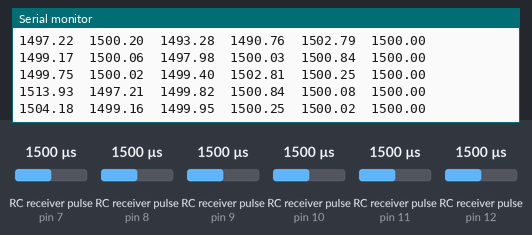
The sketch below on a simulated Arduino Uno, built with avr-gcc and run on an emulated ATmega328P. Parts: the last lines printed to the serial monitor. Wiring (inferred from the names in the program): 6 × RC receiver channel: data pin 7 / data pin 8 / data pin 9 / data pin 10 / data pin 11 / data pin 12. Inputs (shaded band) come from the test bench; at power-on: RC receiver pulse (sensors on pin 7, pin 8, pin 9, pin 10, pin 11, pin 12) 1500 µs.

Above: at 1.2 s.
1.3 s: RC receiver pulse (sensor on pin 7) set to 1020 µs
At 1.31 s:
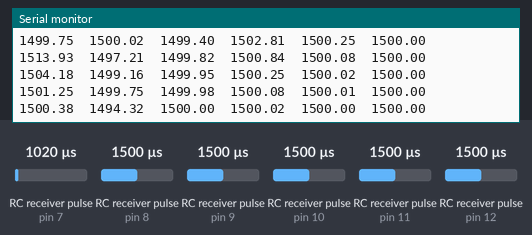
2.8 s: RC receiver pulse (sensor on pin 8) set to 1020 µs
At 2.82 s:
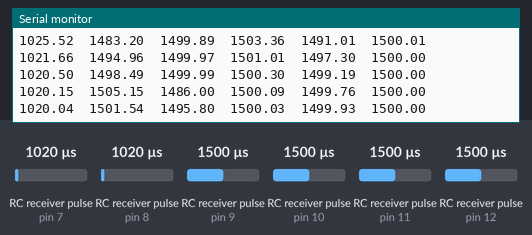
4.3 s: RC receiver pulse (sensor on pin 9) set to 1020 µs
At 4.34 s:
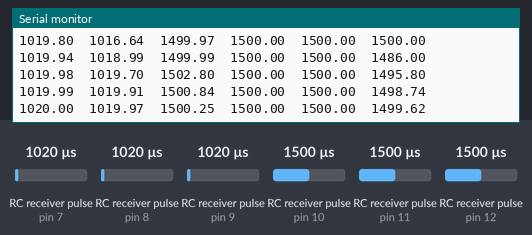
7.3 s: RC receiver pulse (sensor on pin 10) set to 1020 µs
At 7.31 s:
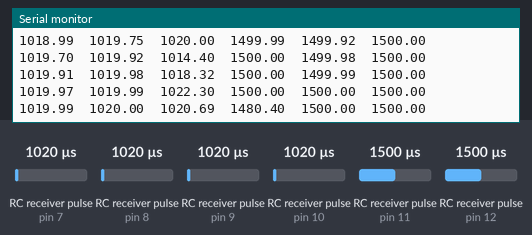
8.8 s: RC receiver pulse (sensor on pin 11) set to 1020 µs
At 8.82 s:
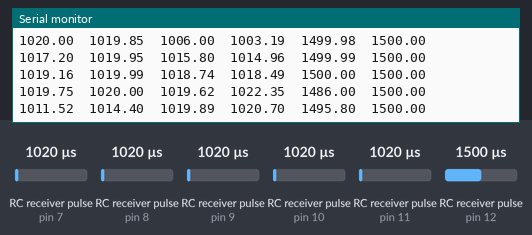
10.3 s: RC receiver pulse (sensor on pin 12) set to 1020 µs
At 10.34 s:
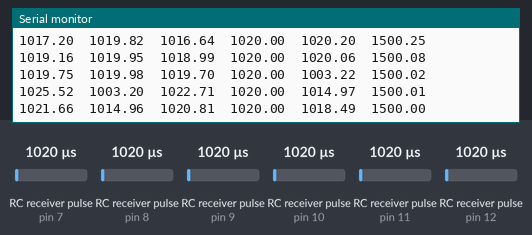
Timing chart, 0 to 12.8 s (numbered marks = the images above; inputs shaded):
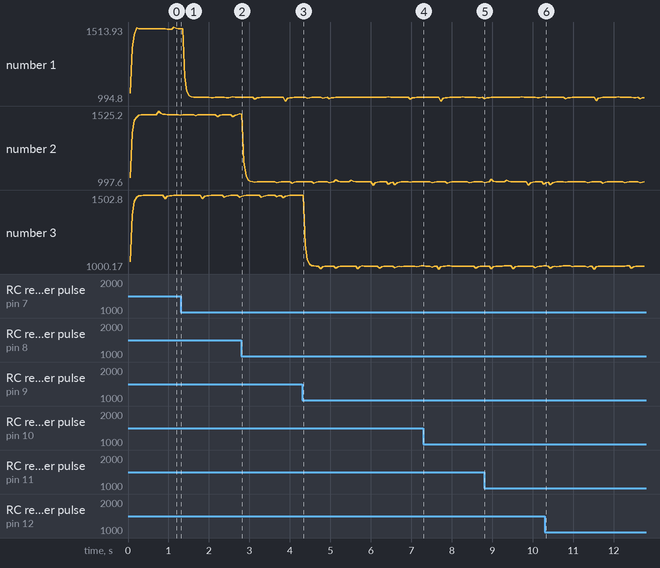

The sketch:

rf_receiver.ino
```cpp
#include "PinChangeInterrupt.h"

#define CH1_PIN 7
#define CH2_PIN 8
#define CH3_PIN 9
#define CH4_PIN 10
#define CH5_PIN 11
#define CH6_PIN 12

float k = 0.7;
float vals[6] = {0, 0, 0, 0, 0, 0};
unsigned long start_times[6] = {0, 0, 0, 0, 0, 0};
bool new_signal[6] = {false, false, false, false, false, false};

void ch1_callback(void) {
  int ind = 0;
  int PIN = CH1_PIN;

  if(digitalRead(PIN) == HIGH)
  {
    start_times[ind] = micros();
  }
  else
  {
    if(start_times[ind] && (new_signal[ind] == false))
    {
      int new_val = (int)(micros() - start_times[ind]);
      vals[ind] = vals[ind] + k * (new_val - vals[ind]);
      new_signal[ind] = true;
    }
  }
}

void ch2_callback(void) {
  int ind = 1;
  int PIN = CH2_PIN;

  if(digitalRead(PIN) == HIGH)
  {
    start_times[ind] = micros();
  }
  else
  {
    if(start_times[ind] && (new_signal[ind] == false))
    {
      int new_val = (int)(micros() - start_times[ind]);
      vals[ind] = vals[ind] + k * (new_val - vals[ind]);
      new_signal[ind] = true;
    }
  }
}

void ch3_callback(void) {
  int ind = 2;
  int PIN = CH3_PIN;

  if(digitalRead(PIN) == HIGH)
  {
    start_times[ind] = micros();
  }
  else
  {
    if(start_times[ind] && (new_signal[ind] == false))
    {
      int new_val = (int)(micros() - start_times[ind]);
      vals[ind] = vals[ind] + k * (new_val - vals[ind]);
      new_signal[ind] = true;
    }
  }
}

void ch4_callback(void) {
  int ind = 3;
  int PIN = CH4_PIN;

  if(digitalRead(PIN) == HIGH)
  {
    start_times[ind] = micros();
  }
  else
  {
    if(start_times[ind] && (new_signal[ind] == false))
    {
      int new_val = (int)(micros() - start_times[ind]);
      vals[ind] = vals[ind] + k * (new_val - vals[ind]);
      new_signal[ind] = true;
    }
  }
}

void ch5_callback(void) {
  int ind = 4;
  int PIN = CH5_PIN;

  if(digitalRead(PIN) == HIGH)
  {
    start_times[ind] = micros();
  }
  else
  {
    if(start_times[ind] && (new_signal[ind] == false))
    {
      int new_val = (int)(micros() - start_times[ind]);
      vals[ind] = vals[ind] + k * (new_val - vals[ind]);
      new_signal[ind] = true;
    }
  }
}

void ch6_callback(void) {
  int ind = 5;
  int PIN = CH6_PIN;

  if(digitalRead(PIN) == HIGH)
  {
    start_times[ind] = micros();
  }
  else
  {
    if(start_times[ind] && (new_signal[ind] == false))
    {
      int new_val = (int)(micros() - start_times[ind]);
      vals[ind] = vals[ind] + k * (new_val - vals[ind]);
      new_signal[ind] = true;
    }
  }
}

unsigned long prev_time;

void setup() {
  Serial.begin(115200);
  pinMode(CH1_PIN, INPUT);
  pinMode(CH2_PIN, INPUT);
  pinMode(CH3_PIN, INPUT);
  pinMode(CH4_PIN, INPUT);
  pinMode(CH5_PIN, INPUT);
  pinMode(CH6_PIN, INPUT);

  attachPCINT(digitalPinToPCINT(CH1_PIN), ch1_callback, CHANGE);
  attachPCINT(digitalPinToPCINT(CH2_PIN), ch2_callback, CHANGE);
  attachPCINT(digitalPinToPCINT(CH3_PIN), ch3_callback, CHANGE);
  attachPCINT(digitalPinToPCINT(CH4_PIN), ch4_callback, CHANGE);
  attachPCINT(digitalPinToPCINT(CH5_PIN), ch5_callback, CHANGE);
  attachPCINT(digitalPinToPCINT(CH6_PIN), ch6_callback, CHANGE);

  prev_time = millis();
}


void loop() {
  if (millis() - prev_time > 50){
    for (int i = 0; i < 6; i++){
      Serial.print(vals[i]);
      Serial.print('\t');

      new_signal[i] = false;
    }

    Serial.print('\n');

    prev_time = millis();
  }
}
```

Measured:
- plotted number 1: 1500.38 → 1020.15 after the input at 1.3 s
